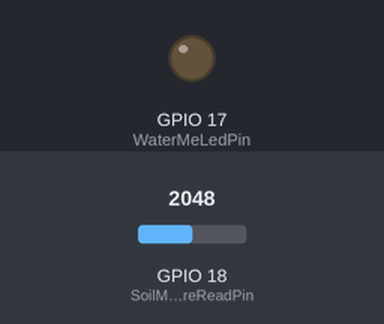
Recording of a sketch running on a simulated ESP32. On the bench: output pins drawn as LEDs (lit = HIGH). Inputs (shaded band) come from the test bench; at power-on: GPIO 18 (SoilMoistureReadPin) = 2048.

Above: at 1.8 s.
1.9 s: GPIO 18 (SoilMoistureReadPin) set to 0
At 2.5 s:
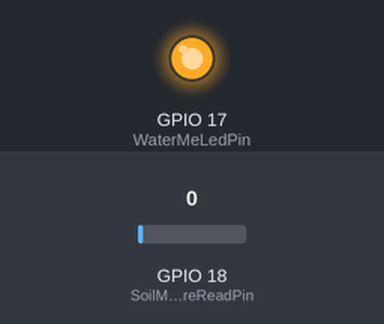
3.5 s: GPIO 18 (SoilMoistureReadPin) set to 491
At 5.2 s:
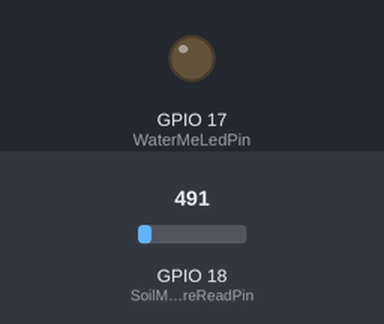
Timing chart, 0 to 6.7 s (numbered marks = the images above; inputs shaded):
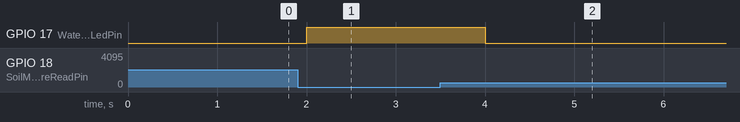

The sketch:

main.ino
```cpp
#include <esp_wifi.h>

// Constant declarations
#define S_TO_US 1000000  // 1,000,000 uS in a second
#define SleepInSeconds 3600 // 1 hour in seconds

// Variable declarations
float SoilMoistureLevel = 0;
uint64_t timeToSleep = (uint64_t(S_TO_US) * uint64_t(SleepInSeconds));  // Set length of time to sleep for and cast both defines to uin64_t to prevent overflows

// Pin declarations
int SoilMoistureReadPin = 18;
int WaterMeLedPin = 17;

void setup()
{
  // Declare LED pin
  pinMode(WaterMeLedPin, OUTPUT);  // Set GPIO pin 17 to a digital output

  // Disable Wireless functionality
  esp_wifi_stop();

  // Set sleep wakeup method
  esp_sleep_enable_timer_wakeup(timeToSleep);
}

void loop()
{
  //  Check soil moisture level from the analog pin value
  SoilMoistureLevel = analogRead(SoilMoistureReadPin);

  // If soil moisutre below certain level turn on LED
  if (SoilMoistureLevel < 0.5)  // TODO: Find better threshold
  {
    digitalWrite(WaterMeLedPin,HIGH);
  } else  // Else turn off LED
  {
    digitalWrite(WaterMeLedPin,LOW);
  }

  // Wake up in one hour
  esp_light_sleep_start();

  //TODO: Add an external interrupt to wake when moisture reaches certain level (e.g been watered)
}
```

Measured:
- after the input at 1.9 s, GPIO 17 (WaterMeLedPin): LOW → HIGH after 0.10 s
- after the input at 3.5 s, GPIO 17 (WaterMeLedPin): HIGH → LOW after 0.50 s
